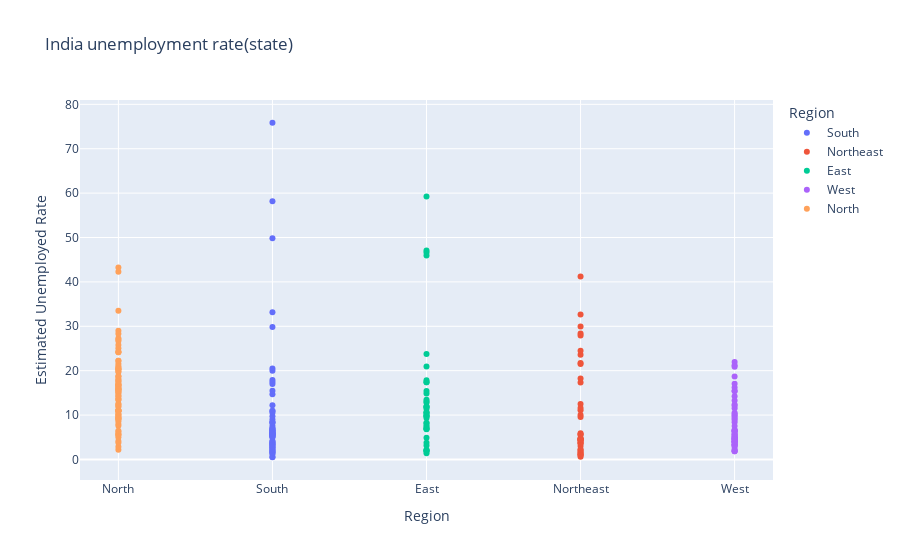

Here is the notebook cell this chart was saved with:
### Code cell
fg=px.scatter(data,x='Region',y='Estimated Unemployed Rate',title='India unemployment rate(state)',template='plotly',color='Region')
fg.update_layout(xaxis={'categoryorder':'total descending'})
fg.show()

### Figure 1 — Plotly figure (JSON) as saved in the notebook; plotly's stock layout.template omitted (floating-point values rounded to 4 significant figures)
{"data": [{"hovertemplate": "Region=%{x}<br>Estimated Unemployed Rate=%{y}<extra></extra>", "legendgroup": "South", "marker": {"color": "#636efa", "symbol": "circle"}, "mode": "markers", "name": "South", "orientation": "v", "showlegend": true, "type": "scatter", "x": ["South", "South", "South", "South", "South", "South", "South", "South", "South", "South", "South", "South", "South", "South", "South", "South", "South", "South", "South", "South", "South", "South", "South", "South", "South", "South", "South", "South", "South", "South", "South", "South", "South", "South", "South", "South", "South", "South", "South", "South", "South", "South", "South", "South", "South", "South", "South", "South", "South", "South", "South", "South", "South", "South", "South", "South", "South", "South", "South", "South"], "xaxis": "x", "y": [5.48, 5.83, 5.79, 20.51, 17.43, 3.31, 8.34, 6.96, 6.4, 6.59, 2.86, 3.61, 3.46, 29.84, 19.97, 8.44, 4.01, 0.5, 2.41, 1.58, 5.31, 7.6, 8.99, 16.99, 17.88, 9.71, 7.09, 10.98, 5.91, 3.88, 0.58, 1.76, 1.2, 75.85, 58.19, 4.24, 15.47, 5.05, 10.9, 6.18, 1.57, 2.09, 6.4, 49.83, 33.16, 12.2, 6.81, 2.65, 5, 2.16, 5.49, 8.29, 5.77, 6.25, 14.7, 10.55, 5.36, 5.79, 3.27, 2.86], "yaxis": "y"}, {"hovertemplate": "Region=%{x}<br>Estimated Unemployed Rate=%{y}<extra></extra>", "legendgroup": "Northeast", "marker": {"color": "#EF553B", "symbol": "circle"}, "mode": "markers", "name": "Northeast", "orientation": "v", "showlegend": true, "type": "scatter", "x": ["Northeast", "Northeast", "Northeast", "Northeast", "Northeast", "Northeast", "Northeast", "Northeast", "Northeast", "Northeast", "Northeast", "Northeast", "Northeast", "Northeast", "Northeast", "Northeast", "Northeast", "Northeast", "Northeast", "Northeast", "Northeast", "Northeast", "Northeast", "Northeast", "Northeast", "Northeast", "Northeast", "Northeast", "Northeast", "Northeast", "Northeast", "Northeast", "Northeast", "Northeast", "Northeast", "Northeast", "Northeast", "Northeast"], "xaxis": "x", "y": [4.66, 4.41, 4.77, 11.06, 9.55, 0.6, 3.77, 5.53, 1.19, 3.02, 1.66, 3.59, 1.58, 10.03, 5.92, 1.15, 2.1, 3.74, 4.29, 4.6, 23.57, 2.28, 24.51, 4.46, 4.45, 12.49, 5.7, 0.88, 32.67, 28.4, 29.95, 41.23, 21.51, 21.71, 18.24, 27.92, 17.35, 11.57], "yaxis": "y"}, {"hovertemplate": "Region=%{x}<br>Estimated Unemployed Rate=%{y}<extra></extra>", "legendgroup": "East", "marker": {"color": "#00cc96", "symbol": "circle"}, "mode": "markers", "name": "East", "orientation": "v", "showlegend": true, "type": "scatter", "x": ["East", "East", "East", "East", "East", "East", "East", "East", "East", "East", "East", "East", "East", "East", "East", "East", "East", "East", "East", "East", "East", "East", "East", "East", "East", "East", "East", "East", "East", "East", "East", "East", "East", "East", "East", "East", "East", "East", "East", "East"], "xaxis": "x", "y": [10.61, 10.29, 15.43, 46.64, 45.96, 17.82, 12.79, 13.44, 11.91, 9.82, 10.61, 11.85, 8.23, 47.09, 59.23, 20.95, 7.63, 9.76, 8.24, 11.8, 1.9, 3.12, 13.08, 23.76, 11.41, 3.77, 1.88, 1.42, 2.1, 2.18, 6.94, 4.92, 6.92, 17.41, 17.41, 7.29, 6.83, 14.87, 9.35, 9.98], "yaxis": "y"}, {"hovertemplate": "Region=%{x}<br>Estimated Unemployed Rate=%{y}<extra></extra>", "legendgroup": "West", "marker": {"color": "#ab63fa", "symbol": "circle"}, "mode": "markers", "name": "West", "orientation": "v", "showlegend": true, "type": "scatter", "x": ["West", "West", "West", "West", "West", "West", "West", "West", "West", "West", "West", "West", "West", "West", "West", "West", "West", "West", "West", "West", "West", "West", "West", "West", "West", "West", "West", "West", "West", "West", "West", "West", "West", "West", "West", "West", "West", "West", "West", "West", "West", "West", "West", "West", "West", "West", "West", "West", "West", "West"], "xaxis": "x", "y": [9.65, 8.38, 7.54, 3.41, 10.5, 14.23, 10.27, 5.63, 1.96, 6.62, 8.89, 2.81, 5.25, 13.31, 21.25, 9.96, 17.07, 16.21, 15.38, 11.54, 5.54, 6.38, 6.66, 18.71, 12.11, 3.2, 1.84, 1.87, 3.42, 4.03, 4.11, 4.57, 2.22, 12.36, 21.98, 6.48, 5.08, 4.7, 3.91, 3.13, 4.95, 4.69, 5.79, 20.9, 15.46, 9.23, 3.89, 6.23, 4.55, 4.1], "yaxis": "y"}, {"hovertemplate": "Region=%{x}<br>Estimated Unemployed Rate=%{y}<extra></extra>", "legendgroup": "North", "marker": {"color": "#FFA15A", "symbol": "circle"}, "mode": "markers", "name": "North", "orientation": "v", "showlegend": true, "type": "scatter", "x": ["North", "North", "North", "North", "North", "North", "North", "North", "North", "North", "North", "North", "North", "North", "North", "North", "North", "North", "North", "North", "North", "North", "North", "North", "North", "North", "North", "North", "North", "North", "North", "North", "North", "North", "North", "North", "North", "North", "North", "North", "North", "North", "North", "North", "North", "North", "North", "North", "North", "North", "North", "North", "North", "North", "North", "North", "North", "North", "North", "North", "North", "North", "North", "North", "North", "North", "North", "North", "North", "North", "North", "North", "North", "North", "North", "North", "North", "North", "North"], "xaxis": "x", "y": [22.23, 14.84, 17.04, 16.68, 42.27, 18.19, 20.3, 13.79, 12.53, 6.27, 20.34, 25.77, 25.05, 43.22, 29.02, 26.7, 24.18, 33.5, 19.68, 27.31, 16.83, 16.84, 18.76, 2.2, 26.95, 13.47, 24.31, 15.79, 12.04, 13.46, 21.08, 20.78, 15.5, 18.74, 17.92, 10.88, 11.09, 16.17, 16.14, 11.11, 10.97, 10.32, 2.86, 28.33, 16.55, 9.19, 10.99, 9.61, 9.88, 10.97, 15.16, 11.9, 17.7, 15.74, 14.39, 15.81, 17.51, 15.35, 24.15, 7.58, 8.98, 10.11, 21.54, 20.41, 9.47, 5.56, 5.79, 4.18, 3.75, 5.49, 4.99, 19.85, 6.48, 8.01, 8.61, 12.38, 14.26, 22.26, 9.23], "yaxis": "y"}], "layout": {"legend": {"title": {"text": "Region"}, "tracegroupgap": 0}, "title": {"text": "India unemployment rate(state)"}, "xaxis": {"anchor": "y", "categoryarray": ["South", "Northeast", "East", "West", "North"], "categoryorder": "total descending", "domain": [0, 1], "title": {"text": "Region"}}, "yaxis": {"anchor": "x", "domain": [0, 1], "title": {"text": "Estimated Unemployed Rate"}}}}
